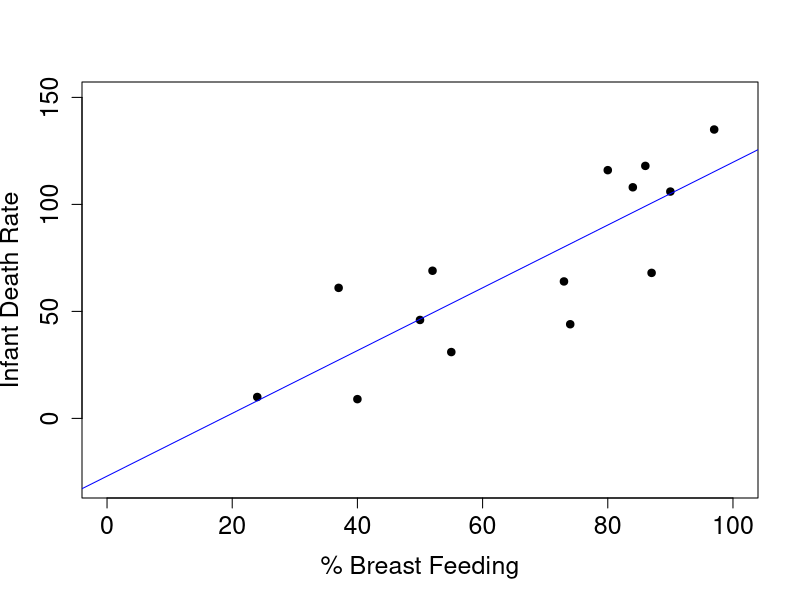
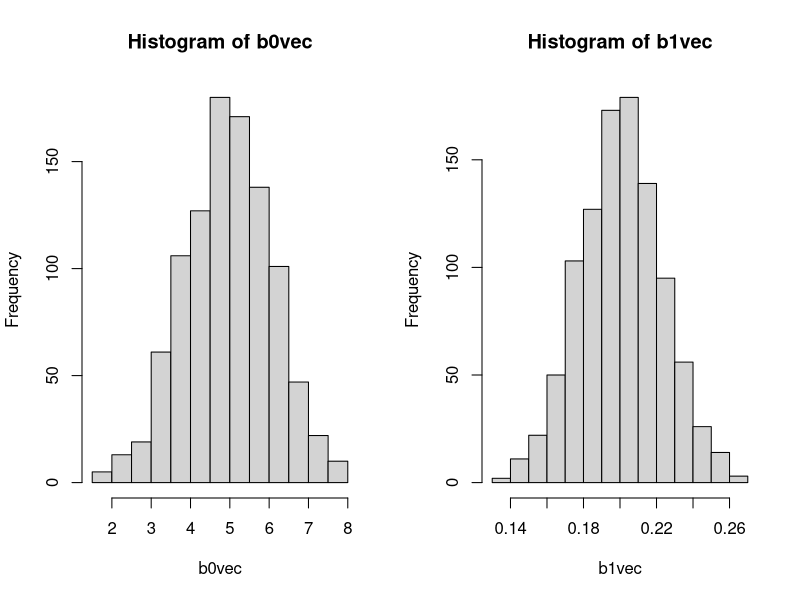
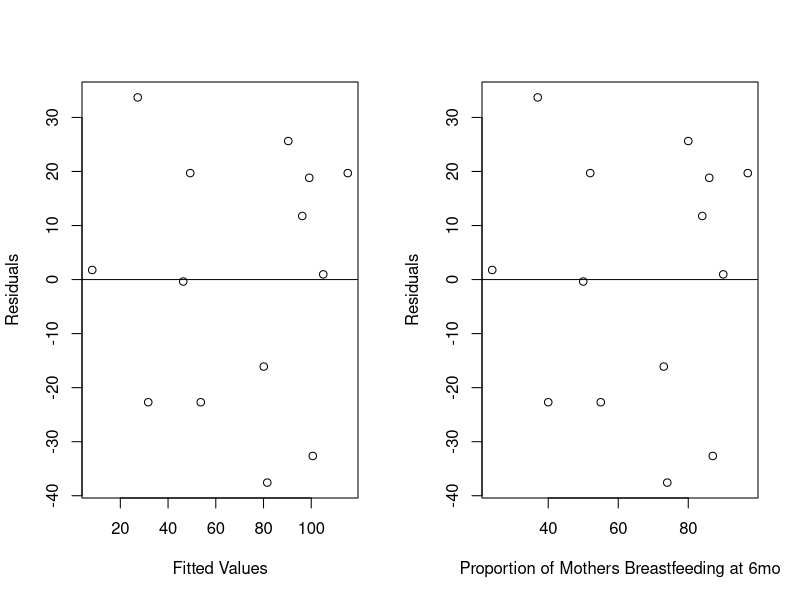
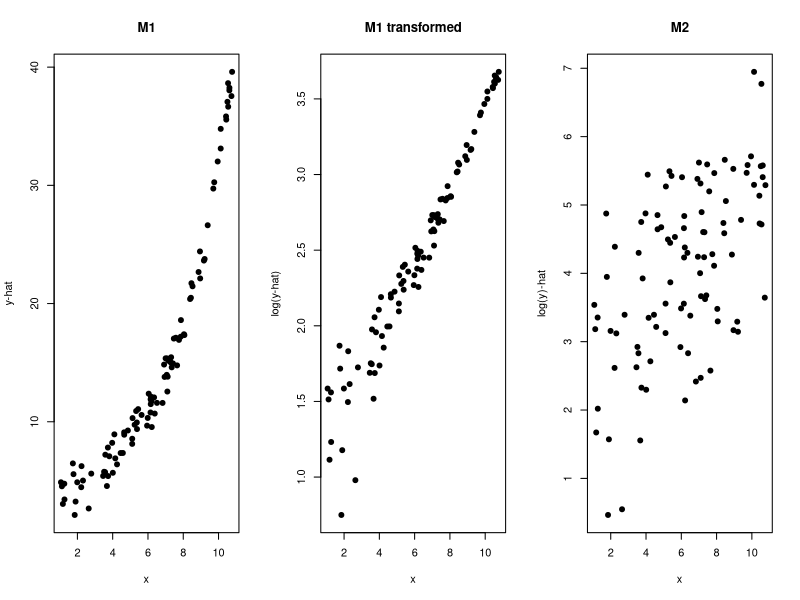

The R script that drew these images, in order:
## ---- chunk 1
#| echo: false

dataPath = "Ch12data/"
## ---- chunk 2
#| echo: true

infdeath = read.table( "infdeath.txt", head=TRUE, sep="\t")
dim(infdeath)
colnames(infdeath)
## ---- chunk 3
#| echo: false
#| fig-align: "center"
#| fig-width: 5

plot(infdeath$breast, infdeath$death, xlab="% Breast Feeding", 
     ylab="Infant Death Rate", pty="s", pch=19, cex.axis=1.5,
     cex.lab=1.5, xlim=c(0, 100), ylim=c(-30,150))
lm1 = lm(infdeath$death~infdeath$breast)
abline(lm1, col="blue")

## ---- chunk 4

lm1 = lm(infdeath$death~infdeath$breast)
summary(lm1)

## ---- chunk 5
#| echo: true


set.seed(123)
 ##get some x's
 x = runif(20, min=20, max=70)
 ## set our regression
 y = 5 + .2 *x 
 
 yobs = y + rnorm(20, sd=1.5)
 lm2 = lm(yobs~x)
 summary(lm2)

## ---- chunk 6
#| echo: true
NITER=1000
b0vec = rep(NA, NITER)
b1vec = rep(NA, NITER)

for( i in 1:NITER) {
  ei = rnorm(20, sd=1.5)
  yoi = y + ei
  lmi = lm(yoi ~ x)
  b0vec[i] = lmi$coefficients[1]
  b1vec[i] = lmi$coefficients[2]
}

## ---- chunk 7
#| echo: false

par(mfrow=c(1,2))
hist(b0vec)
hist(b1vec)

## ---- chunk 8
summary(lm2)
## ---- chunk 9
par(mfrow=c(1,2))
plot(lm1$fitted.values, lm1$residuals, xlab="Fitted Values", ylab="Residuals")
abline(h=0)
plot(lm1$model$`infdeath$breast`, lm1$residuals, xlab="Proportion of Mothers Breastfeeding at 6mo", ylab="Residuals")
abline(h=0)
## ---- chunk 10
a = 1.5
b = 0.3
x = runif(100, 1,11)
eps = rnorm(100, 2)
m1v = a*exp(b*x) + eps
m2v = log(a) + b*x + eps
par(mfrow=c(1,3))
plot(x,m1v, pch=19, xlab="x", ylab="y-hat", main="M1")
plot(x, log(m1v), pch=19, xlab="x", ylab = "log(y-hat)", main="M1 transformed")
plot(x,m2v, pch=19, xlab="x", ylab ="log(y)-hat", main="M2")
## ---- chunk 11
lm1 = lm(death~breast, data=infdeath)
summary(lm1)
## ---- chunk 12
predict(lm1, newdata=list(breast=62), interval="confidence")
## ---- chunk 13
predict(lm1, newdata=list(breast=62), interval="prediction")
## ---- chunk 14
heights = runif(40, min=60, max=75)
sex = sample(c("M","F"), 40, replace=TRUE)
lm1 = lm(heights ~ sex)
summary(lm1)
## ---- chunk 15
lm2 = lm(heights ~ sex - 1)
summary(lm2)
